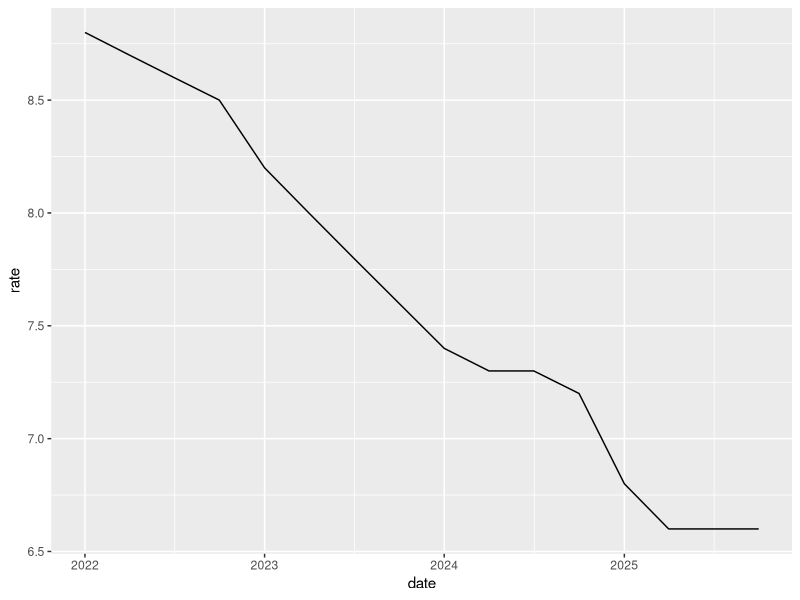
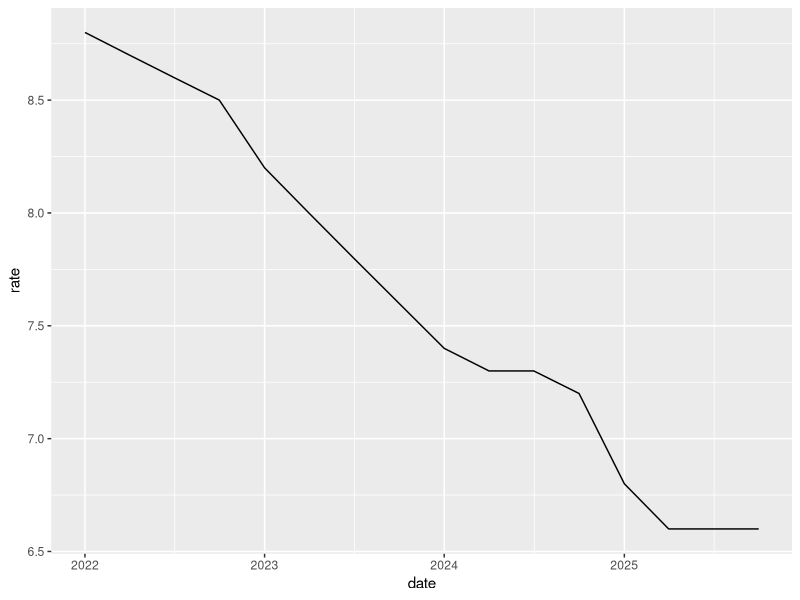
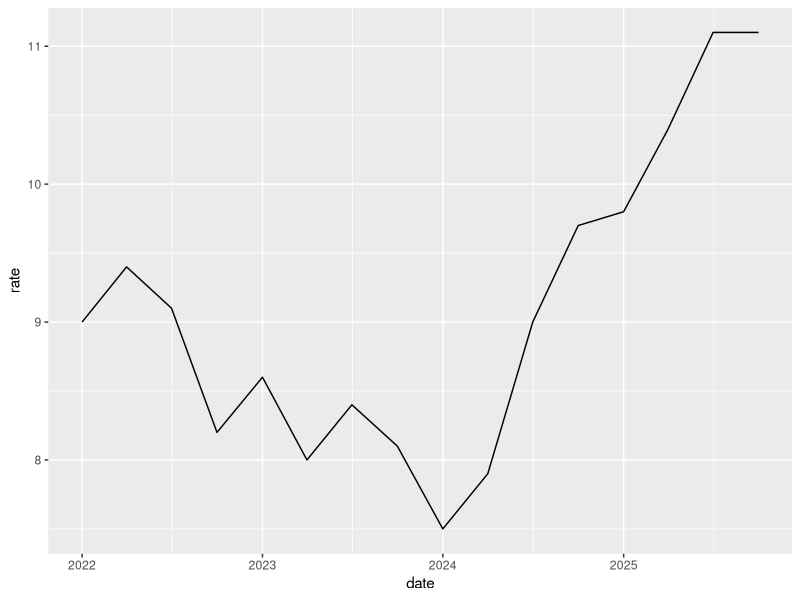

These figures' R source, in order:
## ---- chunk 1
#| include: false
library(tidyverse)
rates <- read_csv("unemployment.csv")
REGION <- "Jazan"
now <- rates |>
  filter(region == REGION, quarter == "2025Q4") |>
  pull(rate)
then <- rates |>
  filter(region == REGION, quarter == "2022Q1") |>
  pull(rate)
## ---- chunk 2
glimpse(rates)
## ---- chunk 3
#| fig-width: 8
#| fig-height: 3.5
#| fig-cap: "Unemployment rate, Kingdom, 2022 to 2025 (%)"
#| fig-alt: >
#|   Line chart of the Kingdom's unemployment rate,
#|   one point per quarter from 2022 to 2025. The
#|   line falls across the four years and never rises.
kingdom <- rates |> filter(region == "Kingdom")
ggplot(kingdom, aes(date, rate)) + geom_line()
## ---- chunk 4
#| layout-ncol: 2
#| fig-height: 4
#| fig-cap: !expr c("The Kingdom", REGION)
#| fig-alt: !expr str_glue("Line chart of the
#|   unemployment rate in {c('the Kingdom', REGION)}
#|   by quarter, from 2022 to 2025.")
ggplot(kingdom, aes(date, rate)) + geom_line()
rates |>
  filter(region == REGION) |>
  ggplot(aes(date, rate)) + geom_line()
## ---- chunk 5
latest <- rates |> filter(quarter == "2025Q4")
latest
